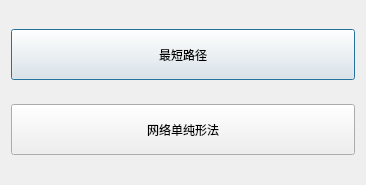
<?xml version="1.0" encoding="UTF-8"?>
<ui version="4.0">
 <class>LaunchDialog</class>
 <widget class="QDialog" name="LaunchDialog">
  <property name="geometry">
   <rect>
    <x>0</x>
    <y>0</y>
    <width>366</width>
    <height>185</height>
   </rect>
  </property>
  <property name="minimumSize">
   <size>
    <width>366</width>
    <height>185</height>
   </size>
  </property>
  <property name="maximumSize">
   <size>
    <width>366</width>
    <height>185</height>
   </size>
  </property>
  <property name="windowTitle">
   <string>图与网络优化</string>
  </property>
  <property name="styleSheet">
   <string notr="true"/>
  </property>
  <layout class="QVBoxLayout" name="verticalLayout">
   <item>
    <widget class="QPushButton" name="btnShortestPath">
     <property name="minimumSize">
      <size>
       <width>0</width>
       <height>51</height>
      </size>
     </property>
     <property name="text">
      <string>最短路径</string>
     </property>
    </widget>
   </item>
   <item>
    <widget class="QPushButton" name="btnNSM">
     <property name="minimumSize">
      <size>
       <width>0</width>
       <height>51</height>
      </size>
     </property>
     <property name="text">
      <string>网络单纯形法</string>
     </property>
    </widget>
   </item>
  </layout>
 </widget>
 <resources/>
 <connections/>
</ui>
